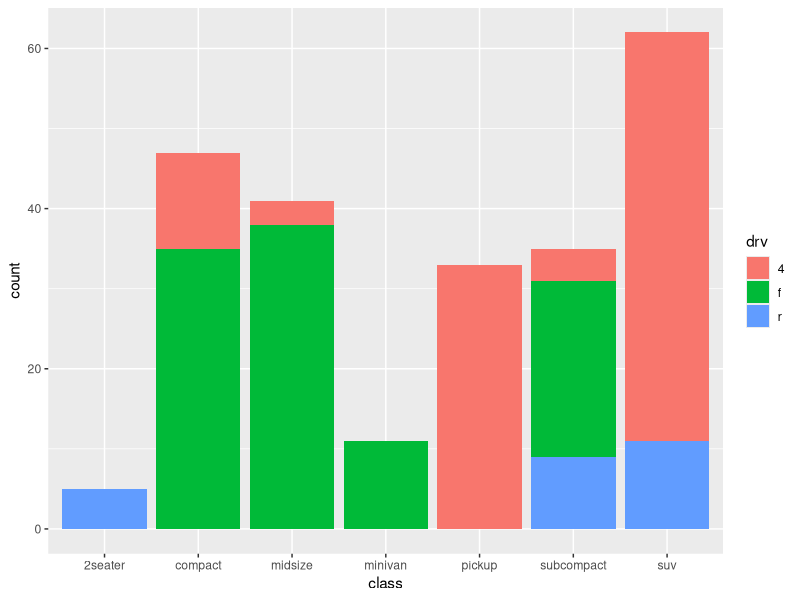
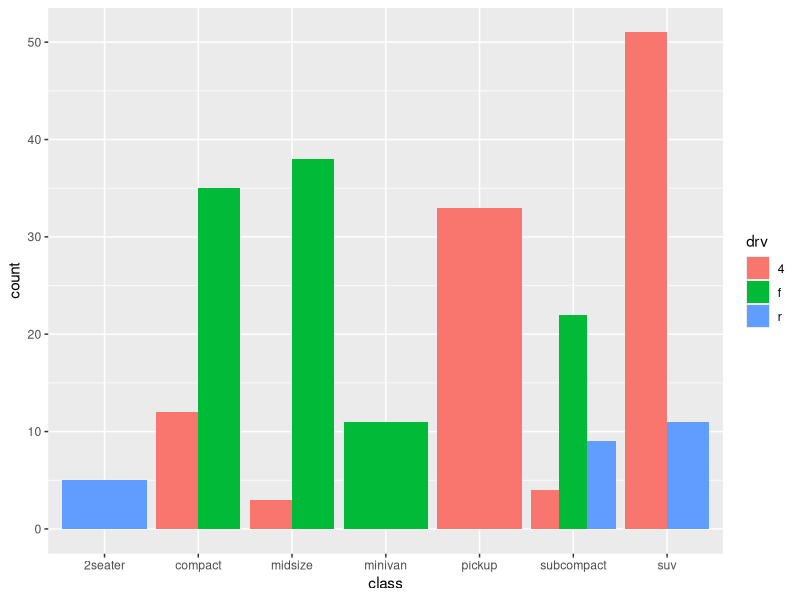
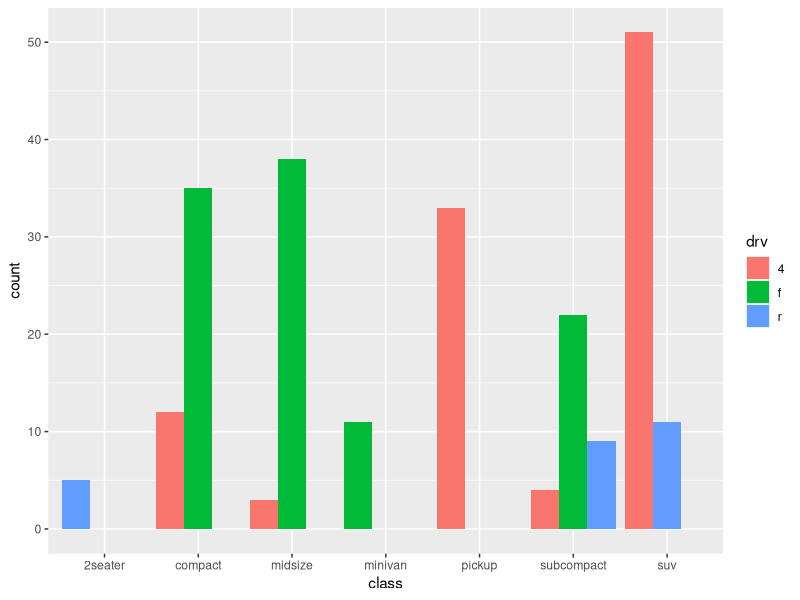
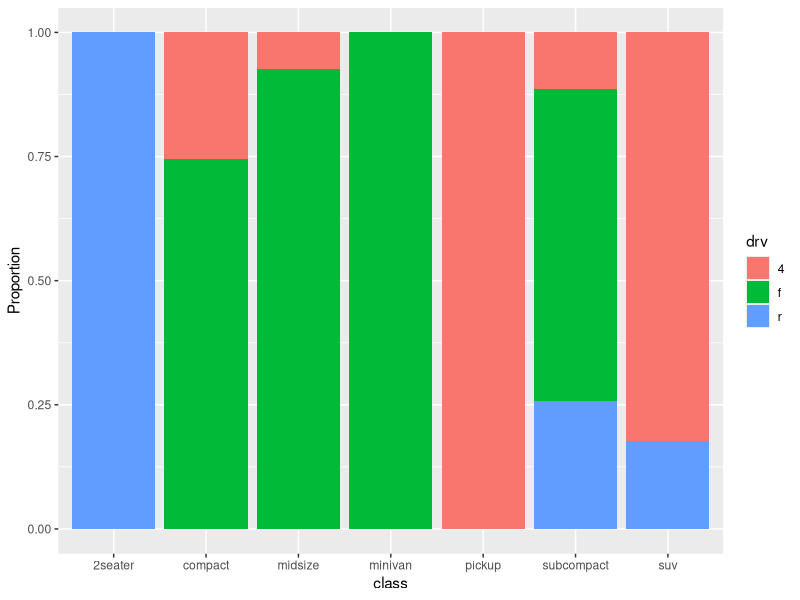
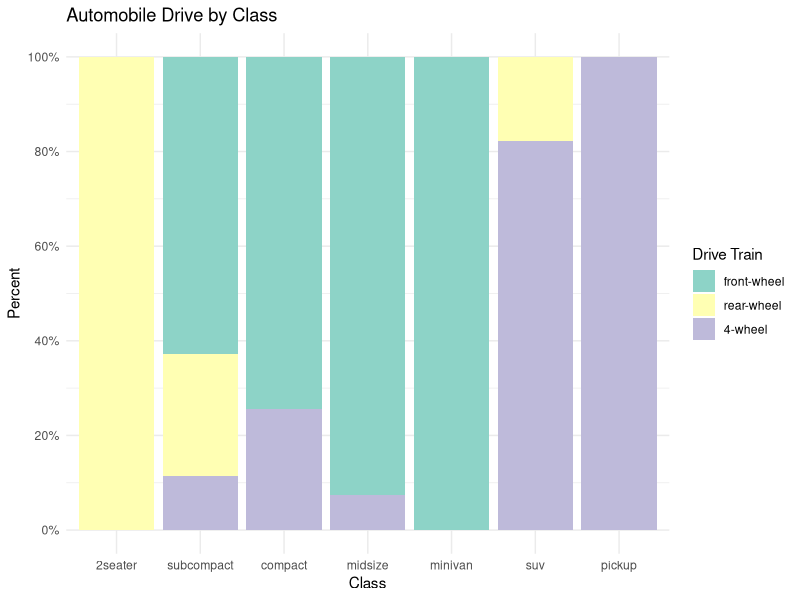
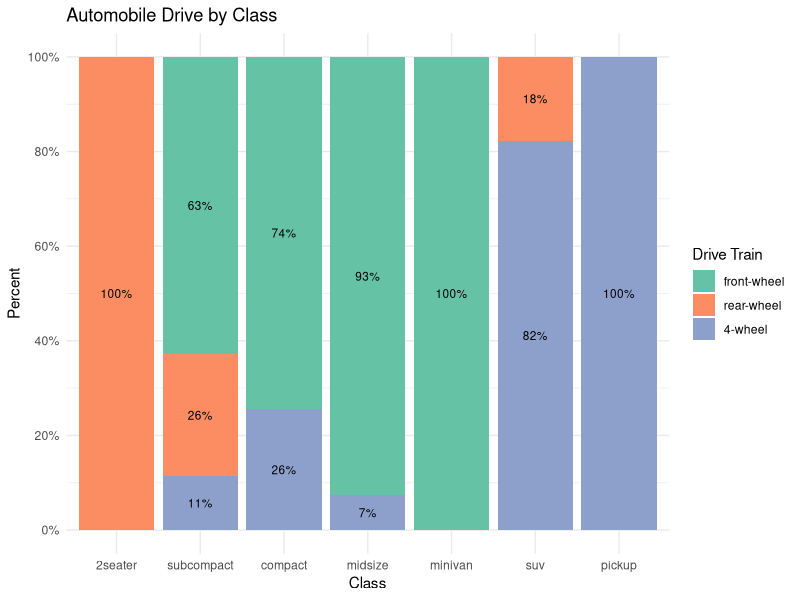
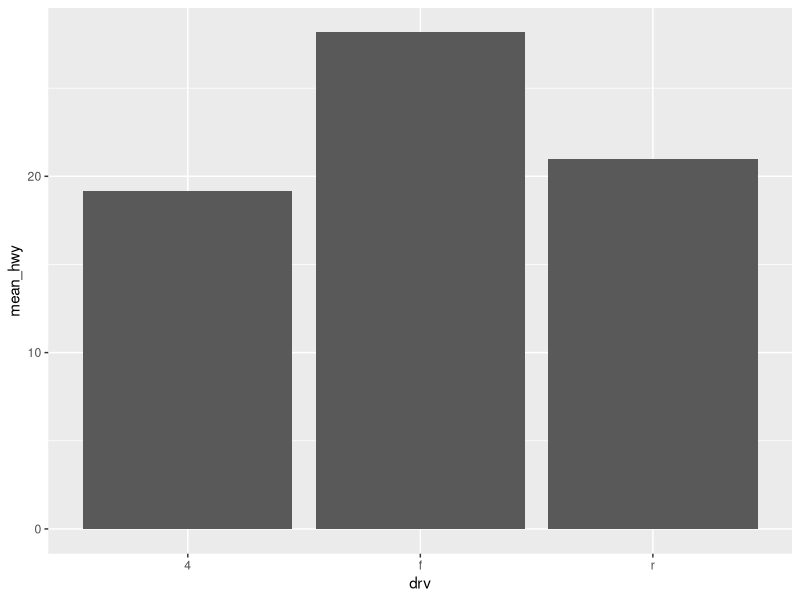
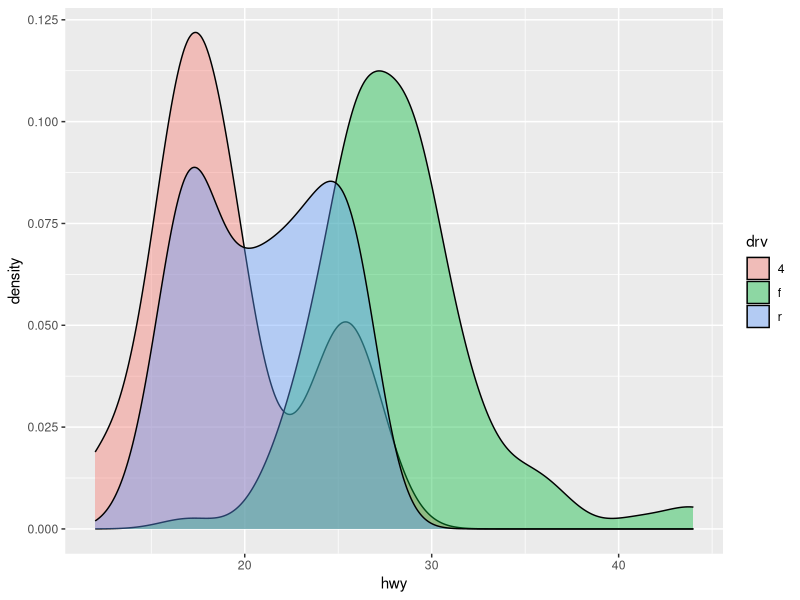

R code for these plots, in order:
# week 6: Kabacoff Ch.5

# progress: done w/ notes

library(ggplot2)

# categorical v. categorical ----

data(mpg, package="ggplot2")

# staked bar chart
ggplot(mpg, aes(x = class, fill = drv)) +
  geom_bar(position = "stack")

# grouped bar chart (side-by-side)
ggplot(mpg, aes(x = class, fill = drv)) +
  geom_bar(position = "dodge")
# to have same width for all bars
ggplot(mpg, aes(x = class, fill = drv)) + 
  geom_bar(position = position_dodge(preserve = "single"))

# segmented bar chart
ggplot(mpg, aes(x = class, fill = drv)) + 
  geom_bar(position = "fill") +
  labs(y = "Proportion")

# improving color and presentation
# factor: modifies order of categories

library(scales)

ggplot(mpg,
       aes(x = factor(class,
                       levels = c("2seater", "subcompact",
                                  "compact", "midsize",
                                  "minivan", "suv", "pickup")),
           fill = factor(drv,
                          levels = c("f", "r", "4"),
                          labels = c("front-wheel",
                                     "rear-wheel",
                                     "4-wheel")))) +
  geom_bar(position = "fill") +
  scale_y_continuous(breaks = seq(0,1,.2),
                     label = percent) +
  scale_fill_brewer(palette = "Set3") +
  labs(y = "Percent",
       fill = "Drive Train",
       x = "Class",
       title = "Automobile Drive by Class") +
  theme_minimal()

# labeling segments
# first create a summary data set that has the labels
# then plot the new data set with geom_text()

library(dplyr)

plotdata <- mpg |>
  group_by(class, drv) |>
  summarize(n = n()) |>
  mutate(pct = n/sum(n),
         lbl = scales::percent(pct))

ggplot(plotdata,
       aes(x = factor(class,
                      levels = c("2seater", "subcompact",
                                 "compact", "midsize",
                                 "minivan", "suv", "pickup")),
           y = pct,
           fill = factor(drv,
                         levels = c("f", "r", "4"),
                         labels = c("front-wheel",
                                    "rear-wheel",
                                    "4-wheel")))) +
  geom_bar(stat = "identity",
           position = "fill") +
  scale_y_continuous(breaks = seq(0,1,.2),
                     label = percent) +
  geom_text(aes(label = lbl),
            size = 3,
            position = position_stack(vjust = 0.5)) +
  scale_fill_brewer(palette = "Set2") +
  labs(y = "Percent",
       fill = "Drive Train",
       x = "Class",
       title = "Automobile Drive by Class") +
  theme_minimal()


# quantitative v. quantitative ----

# scatterplot: geom_point(), best fit lines geom_smooth()
# lineplot: geom_line()

# categorical v. quantitative ----

# bar chart on summary statistics

mpg_hwy <- mpg |>
  group_by(drv) |>
  summarize(mean_hwy = mean(hwy))

ggplot(mpg_hwy, aes(x = drv, y = mean_hwy)) +
  geom_bar(stat = "identity")

# grouped kernel density plots

ggplot(mpg, aes(x = hwy, fill = drv)) +
  geom_density(alpha = 0.4, bw = 1.5)

# box plots

ggplot(mpg, aes(x = drv, y = hwy)) +
  geom_boxplot()

ggplot(mpg, aes(x = drv, y = hwy)) +
  geom_boxplot(notch = TRUE, alpha = 0.7) +
  theme_bw()

# violin plots

ggplot(mpg, aes(x = drv, y = hwy)) +
  geom_violin() +
  geom_boxplot(width = .3, 
               fill = "orange",
               outlier.color = "orange",
               outlier.size = 2)

# ridgeline plots

library(ggridges)

# mean / sem plots

mpg_cty <- mpg |>
  group_by(drv, year) |>
  summarize(n = n(),
            mean = mean(cty),
            sd = sd(cty),
            se = sd/sqrt(n))

pd <- position_dodge(0.2)

ggplot(mpg_cty, aes(x = drv, y = mean,
                    group = year, color = year)) +
  geom_point(position = pd) +
  geom_line(position = pd) +
  geom_errorbar(aes(ymin = mean - se,
                    ymax = mean + se),
                width = .1,
                position = pd)
 
# strip plots & jittered plot

ggplot(mpg, aes(y = drv, x = hwy, color = drv)) +
  geom_point()

ggplot(mpg, aes(y = drv, x = hwy, color = drv)) +
  geom_jitter()

# cleveland dot charts

ggplot(mpg, aes(x = cty, y = reorder(model, cty))) +
  geom_point()


# ?ggplot
sample_df <- data.frame(
  group = factor(rep(letters[1:3], each = 10)),
  value = rnorm(30)
)

group_means_df <- setNames(
  aggregate(value ~ group, sample_df, mean),
  c("group", "group_mean")
)

ggplot(data = sample_df, mapping = aes(x = group, y = value)) +
  geom_point() +
  geom_point(
    mapping = aes(y = group_mean), data = group_means_df,
    colour = 'red', size = 3
  )

